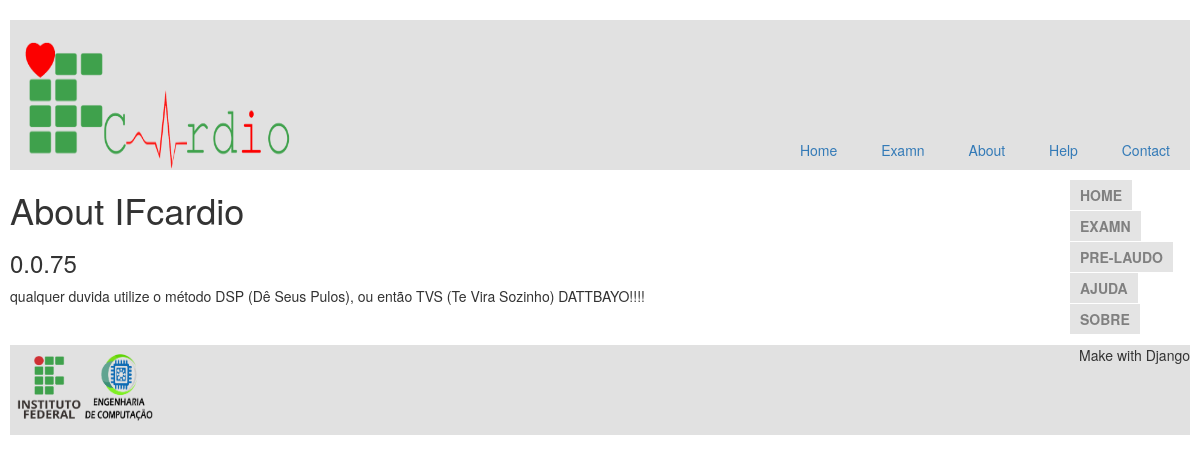
The page /about/ on the database its author committed.
### about/models.py (models this page shows, shortened)
class About(models.Model):
    about_title = models.TextField(max_length=50)
    version = models.TextField(max_length=50)
    about_content = models.ManyToManyField(Paragraph)

class Paragraph(models.Model):
    paragraph = models.TextField()

### about/views.py (the view)
# urls.py: url(r"^about/$", about),
def about(request):
    about = About.objects.all()
    return render(request, 'about/template_base.html', {'list_about': about})

### about/templates/about/template_base.html (shortened to what this page needs)
<!DOCTYPE html>
{% load staticfiles %}
<html lang="en">
<head>
    <link rel="stylesheet" href="//maxcdn.bootstrapcdn.com/bootstrap/3.2.0/css/bootstrap.min.css">
    <link rel="stylesheet" href="//maxcdn.bootstrapcdn.com/bootstrap/3.2.0/css/bootstrap-theme.min.css">
    <link rel="stylesheet" href="{% static 'css/HOME_stilys.css' %}">
</head>
<body>
    <header class="top">
        <nav class="menu-opcoes">
            <ul>
                <li><a href="/home">Home</a></li>
                <li><a href="/examn">Examn</a></li>
                <li><a href="/about">About</a></li>
                <li><a href="/help">Help</a></li>
                <li><a href="/contact">Contact</a></li>
            </ul>
        </nav>
        <h1><img src="{% static 'img/logoIFcardio.png' %}" alt="IFcardio" id="ifcardio"></h1>
    </header>
    <div class="conteiner-menu">
        <section class="menu-selecao">
            <nav>
                <ul>
                    <li><a href="/home">Home</a> </li>
                    <li><a href="/examn">Examn</a> </li>
                    <li><a href="/result">Pre-Laudo</a> </li>
                    <li><a href="/help">Ajuda</a> </li>
                    <li><a href="/about">Sobre</a> </li>
                </ul>
            </nav>
        </section>
    </div>
    <section>
        {% for i in list_about %}
            <h1>{{i.about_title}}</h1>
            <h3>{{i.version}}</h3>
            {% for j in i.about_content.filter %}
                <p>{{j.paragraph}}</p>
            {% endfor %}
        {% endfor %}
    </section>
    <footer class="rodape">
        <img src="{% static 'img/rodape_Template.png' %}" alt="IFPB Engenharia de computação" id="if_Eng">
        <p id="make"> Make with Django</p>
    </footer>
</body>
</html>

### about/static/css/HOME_stilys.css (style rules this page uses)
header { position: relative; background-color: #e1e1e1; }
.menu-opcoes ul li { display: inline; margin-left: 20px; padding-right: 20px; }
.menu-opcoes { position: absolute; bottom: 0px; right: 0px; }
#ifcardio { width: 300px; height: 150px; }
body { background-color: white; padding-left: 10px; padding-right: 10px; }
.menu-selecao { clear: left; font-weight: bold; width: 150px; margin-right: 10px; text-transform: uppercase; float: right; }
.menu-selecao li { clear: left; background-color: #e4e4e4; margin-bottom: 1px; padding: 5px 10px; display: inline-block; vertical-align: top; }
.menu-selecao a { color: grey; text-decoration: none; }
#if_Eng { width: 150px; height: 80px; clear: inherit; }
footer { background-color: #e1e1e1; padding-bottom: 10px; clear: both; }
#make { float: right; }

### rows shown on the page
About: about_title "About IFcardio", version "0.0.75"
Paragraph: paragraph "qualquer duvida utilize o método DSP (Dê Seus Pulos), ou então TVS (Te Vira Sozinho) DATTBAYO!!!!"
